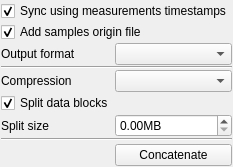
      <widget class="QWidget" name="concatenate_tab">
       <attribute name="icon">
        <iconset resource="resource.qrc">
         <normaloff>:/plus.png</normaloff>:/plus.png</iconset>
       </attribute>
       <attribute name="title">
        <string>Concatenate</string>
       </attribute>
       <layout class="QGridLayout" name="gridLayout_7" columnstretch="0,1">
        <property name="leftMargin">
         <number>1</number>
        </property>
        <property name="topMargin">
         <number>1</number>
        </property>
        <property name="rightMargin">
         <number>1</number>
        </property>
        <property name="bottomMargin">
         <number>1</number>
        </property>
        <property name="spacing">
         <number>1</number>
        </property>
        <item row="0" column="0" colspan="2">
         <widget class="QCheckBox" name="concatenate_sync">
          <property name="text">
           <string>Sync using measurements timestamps</string>
          </property>
          <property name="checked">
           <bool>true</bool>
          </property>
         </widget>
        </item>
        <item row="1" column="0" colspan="2">
         <widget class="QCheckBox" name="concatenate_add_samples_origin">
          <property name="text">
           <string>Add samples origin file</string>
          </property>
          <property name="checked">
           <bool>true</bool>
          </property>
         </widget>
        </item>
        <item row="2" column="0">
         <widget class="QLabel" name="label_11">
          <property name="text">
           <string>Output format</string>
          </property>
         </widget>
        </item>
        <item row="2" column="1">
         <widget class="QComboBox" name="concatenate_format"/>
        </item>
        <item row="3" column="0" colspan="2">
         <widget class="Line" name="line_5">
          <property name="orientation">
           <enum>Qt::Orientation::Horizontal</enum>
          </property>
         </widget>
        </item>
        <item row="4" column="0">
         <widget class="QLabel" name="label_12">
          <property name="text">
           <string>Compression</string>
          </property>
         </widget>
        </item>
        <item row="4" column="1">
         <widget class="QComboBox" name="concatenate_compression"/>
        </item>
        <item row="5" column="0">
         <widget class="QCheckBox" name="concatenate_split">
          <property name="text">
           <string>Split data blocks</string>
          </property>
          <property name="checked">
           <bool>true</bool>
          </property>
         </widget>
        </item>
        <item row="7" column="0" colspan="2">
         <widget class="Line" name="line_6">
          <property name="orientation">
           <enum>Qt::Orientation::Horizontal</enum>
          </property>
         </widget>
        </item>
        <item row="6" column="1">
         <widget class="QDoubleSpinBox" name="concatenate_split_size">
          <property name="suffix">
           <string>MB</string>
          </property>
          <property name="maximum">
           <double>4.000000000000000</double>
          </property>
         </widget>
        </item>
        <item row="6" column="0">
         <widget class="QLabel" name="label_10">
          <property name="text">
           <string>Split size </string>
          </property>
         </widget>
        </item>
        <item row="9" column="1">
         <widget class="QPushButton" name="concatenate_btn">
          <property name="text">
           <string>Concatenate</string>
          </property>
          <property name="icon">
           <iconset resource="resource.qrc">
            <normaloff>:/plus.png</normaloff>:/plus.png</iconset>
          </property>
         </widget>
        </item>
        <item row="8" column="1">
         <spacer name="verticalSpacer_4">
          <property name="orientation">
           <enum>Qt::Orientation::Vertical</enum>
          </property>
          <property name="sizeHint" stdset="0">
           <size>
            <width>20</width>
            <height>2</height>
           </size>
          </property>
         </spacer>
        </item>
       </layout>
      </widget>
